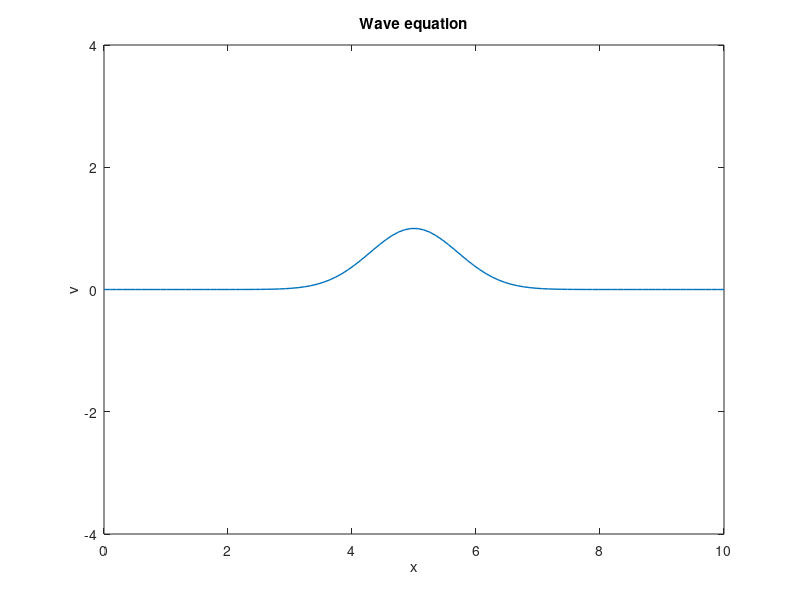

The MATLAB source for this figure: (Note: this script raises an error after producing the figure.)

%%
% Initialization

%Nx = 1000;
%Nt = 100;
xMin = 0;
xMax = 10;
tMin = 0;
tMax = 40;
%Dx = (xMax-xMin)/Nx;
%Dt = (tMax-tMin)/Nt;
Dt = 0.001;
Dx = 0.1;
Nx = round((xMax-xMin)/Dx);
Nt = round((tMax-tMin)/Dt);
xs = linspace(xMin, xMax, Nx);
ts = linspace(tMin, tMax, Nt);

V = 1;


vNow = zeros(1, Nx);
vNext = zeros(1, Nx);
UNow = zeros(1, Nx);
UNext = zeros(1, Nx);


%%
% Boundary conditions

v_x_t0 = @(x) exp(-(x - (xMax-xMin)/2).^2); % v(x, 0)
v_x0_t = @(t) 0; % v(xMin, t)
v_x1_t = @(t) 0; % v(xMax, t)
%dv_x_t0 = @(x) cos(sin(x)); % v_t(x, 0)
dv_x_t0 = @(x) 0; % v_t(x, 0)
dv_x0_t = @(t) 0; % v_t(xMin, t)
dv_x1_t = @(t) 0; % v_t(xMax, t)

vNow(:) = v_x_t0(xs);
vNow(1) = v_x0_t(ts(1));
vNow(Nx) = v_x1_t(ts(1));
UNow(:) = dv_x_t0(xs);
UNow(1) = dv_x0_t(ts(1));
UNow(Nx) = dv_x1_t(ts(1));



%%

(V./Dx).^2 .* Dt
handle_line = plot(xs,vNow(:),'LineWidth',1);
axis([0,xMax-xMin,-4,4]);
xlabel('x'); ylabel('v');
title('Wave equation');

for it=2:Nt

    vNext = vNow + Dt.*UNow;
    UNext(2:Nx-1) = UNow(2:Nx-1) + (V./Dx).^2 .* Dt .* (vNow(3:Nx) - 2.*vNow(2:Nx-1) + vNow(1:Nx-2));

    vNow = vNext;
    UNow = UNext;

    % BC:
    vNow(1) = v_x0_t(ts(it));
    vNow(Nx) = v_x1_t(ts(it));
    UNow(1) = dv_x0_t(ts(it));
    UNow(Nx) = dv_x1_t(ts(it));

    handle_line.YData = vNow(:);
    drawnow;

end